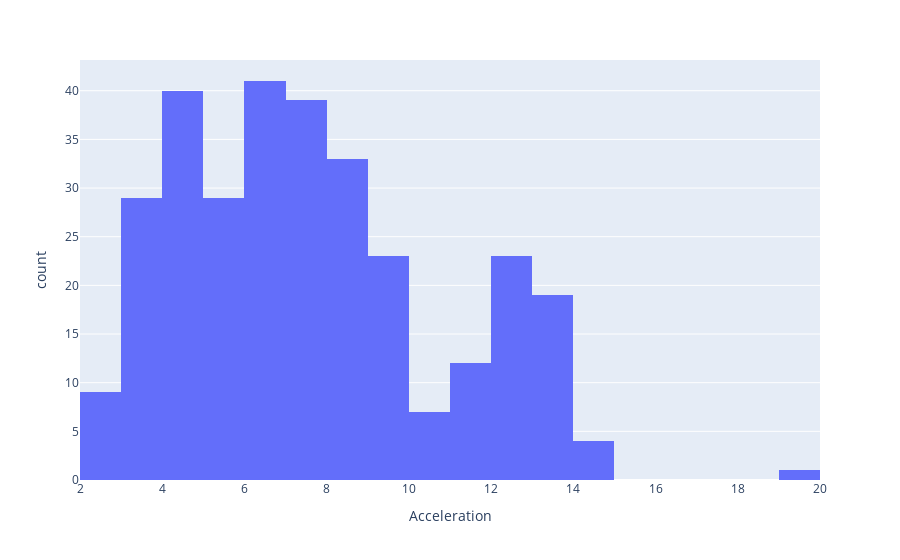

The code cell stored with this chart in its notebook:
### Code cell
px.histogram(EV_df, x='Acceleration')

### Figure 1 — Plotly figure (JSON) as saved in the notebook; plotly's stock layout.template omitted (floating-point values rounded to 4 significant figures; data arrays with more than 128 entries replaced by an {"elided": "..."} marker saying what was removed)
{"data": [{"alignmentgroup": "True", "bingroup": "x", "hovertemplate": "Acceleration=%{x}<br>count=%{y}<extra></extra>", "legendgroup": "", "marker": {"color": "#636efa", "pattern": {"shape": ""}}, "name": "", "offsetgroup": "", "orientation": "v", "showlegend": false, "type": "histogram", "x": {"elided": "309 float values"}, "xaxis": "x", "yaxis": "y"}], "layout": {"autosize": true, "barmode": "relative", "legend": {"tracegroupgap": 0}, "margin": {"t": 60}, "xaxis": {"anchor": "y", "autorange": true, "domain": [0, 1], "range": [2, 20], "title": {"text": "Acceleration"}, "type": "linear"}, "yaxis": {"anchor": "x", "autorange": true, "domain": [0, 1], "range": [0, 43.16], "title": {"text": "count"}}}}
